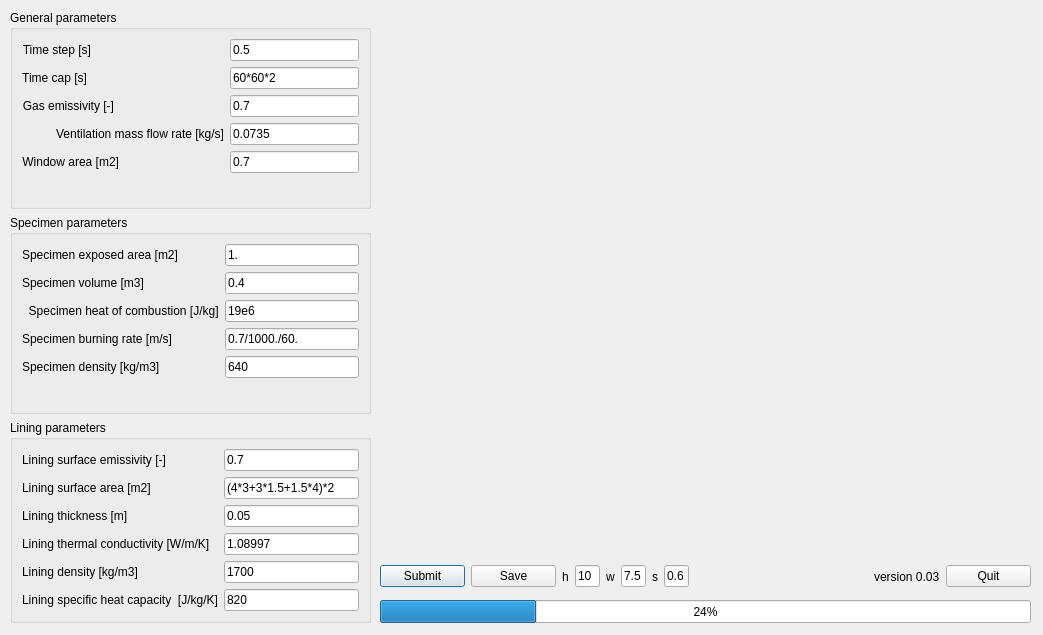
<?xml version="1.0" encoding="UTF-8"?>
<ui version="4.0">
 <class>Dialog</class>
 <widget class="QDialog" name="Dialog">
  <property name="geometry">
   <rect>
    <x>0</x>
    <y>0</y>
    <width>1043</width>
    <height>635</height>
   </rect>
  </property>
  <property name="sizePolicy">
   <sizepolicy hsizetype="Fixed" vsizetype="Fixed">
    <horstretch>0</horstretch>
    <verstretch>0</verstretch>
   </sizepolicy>
  </property>
  <property name="windowTitle">
   <string>Simplified Furnace Model</string>
  </property>
  <property name="windowIcon">
   <iconset>
    <normaloff>icon.png</normaloff>icon.png</iconset>
  </property>
  <widget class="QWidget" name="layoutWidget">
   <property name="geometry">
    <rect>
     <x>10</x>
     <y>10</y>
     <width>361</width>
     <height>613</height>
    </rect>
   </property>
   <layout class="QVBoxLayout" name="parametersLayout">
    <item>
     <widget class="QGroupBox" name="groupBox">
      <property name="enabled">
       <bool>true</bool>
      </property>
      <property name="title">
       <string>General parameters</string>
      </property>
      <layout class="QFormLayout" name="formLayout_3">
       <item row="0" column="0">
        <widget class="QLabel" name="label">
         <property name="text">
          <string>Time step [s]</string>
         </property>
         <property name="alignment">
          <set>Qt::AlignRight|Qt::AlignTrailing|Qt::AlignVCenter</set>
         </property>
        </widget>
       </item>
       <item row="0" column="1">
        <widget class="QLineEdit" name="lineEdit_timeStep">
         <property name="text">
          <string>0.5</string>
         </property>
        </widget>
       </item>
       <item row="1" column="0">
        <widget class="QLabel" name="label_2">
         <property name="text">
          <string>Time cap [s]</string>
         </property>
         <property name="alignment">
          <set>Qt::AlignRight|Qt::AlignTrailing|Qt::AlignVCenter</set>
         </property>
        </widget>
       </item>
       <item row="1" column="1">
        <widget class="QLineEdit" name="lineEdit_timeCap">
         <property name="text">
          <string>60*60*2</string>
         </property>
        </widget>
       </item>
       <item row="2" column="0">
        <widget class="QLabel" name="label_3">
         <property name="text">
          <string>Gas emissivity [-]</string>
         </property>
         <property name="alignment">
          <set>Qt::AlignRight|Qt::AlignTrailing|Qt::AlignVCenter</set>
         </property>
        </widget>
       </item>
       <item row="2" column="1">
        <widget class="QLineEdit" name="lineEdit_gasEmissivity">
         <property name="text">
          <string>0.7</string>
         </property>
        </widget>
       </item>
       <item row="3" column="0">
        <widget class="QLabel" name="label_11">
         <property name="text">
          <string>          Ventilation mass flow rate [kg/s]</string>
         </property>
         <property name="alignment">
          <set>Qt::AlignRight|Qt::AlignTrailing|Qt::AlignVCenter</set>
         </property>
        </widget>
       </item>
       <item row="3" column="1">
        <widget class="QLineEdit" name="lineEdit_ventMassFlowRate">
         <property name="text">
          <string>0.0735</string>
         </property>
        </widget>
       </item>
       <item row="4" column="0">
        <widget class="QLabel" name="label_15">
         <property name="text">
          <string>Window area [m2]</string>
         </property>
         <property name="alignment">
          <set>Qt::AlignRight|Qt::AlignTrailing|Qt::AlignVCenter</set>
         </property>
        </widget>
       </item>
       <item row="4" column="1">
        <widget class="QLineEdit" name="lineEdit_windowArea">
         <property name="text">
          <string>0.7</string>
         </property>
        </widget>
       </item>
      </layout>
     </widget>
    </item>
    <item>
     <widget class="QGroupBox" name="groupBox_2">
      <property name="title">
       <string>Specimen parameters</string>
      </property>
      <layout class="QFormLayout" name="formLayout_2">
       <item row="0" column="0">
        <widget class="QLabel" name="label_8">
         <property name="text">
          <string>Specimen exposed area [m2]</string>
         </property>
        </widget>
       </item>
       <item row="0" column="1">
        <widget class="QLineEdit" name="lineEdit_specimenExposedArea">
         <property name="text">
          <string>1.</string>
         </property>
        </widget>
       </item>
       <item row="1" column="0">
        <widget class="QLabel" name="label_9">
         <property name="text">
          <string>Specimen volume [m3]</string>
         </property>
        </widget>
       </item>
       <item row="1" column="1">
        <widget class="QLineEdit" name="lineEdit_specimenVolume">
         <property name="text">
          <string>0.4</string>
         </property>
        </widget>
       </item>
       <item row="2" column="0">
        <widget class="QLabel" name="label_10">
         <property name="text">
          <string>  Specimen heat of combustion [J/kg]</string>
         </property>
        </widget>
       </item>
       <item row="2" column="1">
        <widget class="QLineEdit" name="lineEdit_specimenHeatOfCombustion">
         <property name="text">
          <string>19e6</string>
         </property>
        </widget>
       </item>
       <item row="3" column="0">
        <widget class="QLabel" name="label_12">
         <property name="text">
          <string>Specimen burning rate [m/s]</string>
         </property>
        </widget>
       </item>
       <item row="3" column="1">
        <widget class="QLineEdit" name="lineEdit_specimenBurningRate">
         <property name="text">
          <string>0.7/1000./60.</string>
         </property>
        </widget>
       </item>
       <item row="4" column="0">
        <widget class="QLabel" name="label_13">
         <property name="text">
          <string>Specimen density [kg/m3]</string>
         </property>
        </widget>
       </item>
       <item row="4" column="1">
        <widget class="QLineEdit" name="lineEdit_specimenDensity">
         <property name="text">
          <string>640</string>
         </property>
        </widget>
       </item>
      </layout>
      <zorder>label_8</zorder>
      <zorder>lineEdit_specimenExposedArea</zorder>
      <zorder>label_9</zorder>
      <zorder>lineEdit_specimenVolume</zorder>
      <zorder>label_10</zorder>
      <zorder>lineEdit_specimenHeatOfCombustion</zorder>
      <zorder>label_12</zorder>
      <zorder>lineEdit_specimenBurningRate</zorder>
      <zorder>lineEdit_specimenDensity</zorder>
      <zorder>label_13</zorder>
      <zorder>groupBox_3</zorder>
     </widget>
    </item>
    <item>
     <widget class="QGroupBox" name="groupBox_3">
      <property name="title">
       <string>Lining parameters</string>
      </property>
      <layout class="QFormLayout" name="formLayout">
       <item row="0" column="0">
        <widget class="QLabel" name="label_7">
         <property name="text">
          <string>Lining surface emissivity [-]</string>
         </property>
        </widget>
       </item>
       <item row="0" column="1">
        <widget class="QLineEdit" name="lineEdit_liningSurfaceEmissivity">
         <property name="text">
          <string>0.7</string>
         </property>
        </widget>
       </item>
       <item row="1" column="0">
        <widget class="QLabel" name="label_22">
         <property name="text">
          <string>Lining surface area [m2]</string>
         </property>
        </widget>
       </item>
       <item row="1" column="1">
        <widget class="QLineEdit" name="lineEdit_liningSurfaceArea">
         <property name="text">
          <string>(4*3+3*1.5+1.5*4)*2</string>
         </property>
        </widget>
       </item>
       <item row="2" column="0">
        <widget class="QLabel" name="label_23">
         <property name="text">
          <string>Lining thickness [m]</string>
         </property>
        </widget>
       </item>
       <item row="2" column="1">
        <widget class="QLineEdit" name="lineEdit_liningThickness">
         <property name="text">
          <string>0.05</string>
         </property>
        </widget>
       </item>
       <item row="3" column="0">
        <widget class="QLabel" name="label_24">
         <property name="text">
          <string>Lining thermal conductivity [W/m/K]</string>
         </property>
        </widget>
       </item>
       <item row="3" column="1">
        <widget class="QLineEdit" name="lineEdit_liningThermalConductivity">
         <property name="text">
          <string>1.08997</string>
         </property>
        </widget>
       </item>
       <item row="4" column="0">
        <widget class="QLabel" name="label_25">
         <property name="text">
          <string>Lining density [kg/m3]</string>
         </property>
        </widget>
       </item>
       <item row="4" column="1">
        <widget class="QLineEdit" name="lineEdit_liningDensity">
         <property name="text">
          <string>1700</string>
         </property>
        </widget>
       </item>
       <item row="5" column="0">
        <widget class="QLabel" name="label_26">
         <property name="text">
          <string>Lining specific heat capacity  [J/kg/K]</string>
         </property>
        </widget>
       </item>
       <item row="5" column="1">
        <widget class="QLineEdit" name="lineEdit_liningSpecificHeat">
         <property name="text">
          <string>820</string>
         </property>
        </widget>
       </item>
      </layout>
      <zorder>lineEdit_liningSurfaceEmissivity</zorder>
      <zorder>label_7</zorder>
      <zorder>lineEdit_liningSurfaceArea</zorder>
      <zorder>label_22</zorder>
      <zorder>lineEdit_liningThickness</zorder>
      <zorder>label_23</zorder>
      <zorder>label_24</zorder>
      <zorder>lineEdit_liningThermalConductivity</zorder>
      <zorder>label_25</zorder>
      <zorder>lineEdit_liningDensity</zorder>
      <zorder>label_26</zorder>
      <zorder>lineEdit_liningSpecificHeat</zorder>
     </widget>
    </item>
   </layout>
  </widget>
  <widget class="QWidget" name="layoutWidget">
   <property name="geometry">
    <rect>
     <x>380</x>
     <y>560</y>
     <width>651</width>
     <height>33</height>
    </rect>
   </property>
   <layout class="QHBoxLayout" name="buttonsLayout">
    <item>
     <widget class="QPushButton" name="pushButton_submit">
      <property name="enabled">
       <bool>true</bool>
      </property>
      <property name="sizePolicy">
       <sizepolicy hsizetype="Minimum" vsizetype="Fixed">
        <horstretch>0</horstretch>
        <verstretch>0</verstretch>
       </sizepolicy>
      </property>
      <property name="minimumSize">
       <size>
        <width>85</width>
        <height>0</height>
       </size>
      </property>
      <property name="text">
       <string>Submit</string>
      </property>
     </widget>
    </item>
    <item>
     <widget class="QPushButton" name="pushButton_save">
      <property name="enabled">
       <bool>true</bool>
      </property>
      <property name="sizePolicy">
       <sizepolicy hsizetype="Minimum" vsizetype="Fixed">
        <horstretch>0</horstretch>
        <verstretch>0</verstretch>
       </sizepolicy>
      </property>
      <property name="minimumSize">
       <size>
        <width>85</width>
        <height>0</height>
       </size>
      </property>
      <property name="text">
       <string>Save</string>
      </property>
     </widget>
    </item>
    <item>
     <widget class="QLabel" name="label_4">
      <property name="sizePolicy">
       <sizepolicy hsizetype="Maximum" vsizetype="Preferred">
        <horstretch>0</horstretch>
        <verstretch>0</verstretch>
       </sizepolicy>
      </property>
      <property name="maximumSize">
       <size>
        <width>12</width>
        <height>16777215</height>
       </size>
      </property>
      <property name="text">
       <string>h</string>
      </property>
     </widget>
    </item>
    <item>
     <widget class="QLineEdit" name="lineEdit_figure_size_height">
      <property name="sizePolicy">
       <sizepolicy hsizetype="Maximum" vsizetype="Fixed">
        <horstretch>0</horstretch>
        <verstretch>0</verstretch>
       </sizepolicy>
      </property>
      <property name="maximumSize">
       <size>
        <width>25</width>
        <height>16777215</height>
       </size>
      </property>
      <property name="text">
       <string>10</string>
      </property>
     </widget>
    </item>
    <item>
     <widget class="QLabel" name="label_5">
      <property name="sizePolicy">
       <sizepolicy hsizetype="Maximum" vsizetype="Preferred">
        <horstretch>0</horstretch>
        <verstretch>0</verstretch>
       </sizepolicy>
      </property>
      <property name="maximumSize">
       <size>
        <width>12</width>
        <height>16777215</height>
       </size>
      </property>
      <property name="text">
       <string>w</string>
      </property>
     </widget>
    </item>
    <item>
     <widget class="QLineEdit" name="lineEdit_figure_size_width">
      <property name="sizePolicy">
       <sizepolicy hsizetype="Maximum" vsizetype="Fixed">
        <horstretch>0</horstretch>
        <verstretch>0</verstretch>
       </sizepolicy>
      </property>
      <property name="maximumSize">
       <size>
        <width>25</width>
        <height>16777215</height>
       </size>
      </property>
      <property name="text">
       <string>7.5</string>
      </property>
     </widget>
    </item>
    <item>
     <widget class="QLabel" name="label_6">
      <property name="sizePolicy">
       <sizepolicy hsizetype="Maximum" vsizetype="Preferred">
        <horstretch>0</horstretch>
        <verstretch>0</verstretch>
       </sizepolicy>
      </property>
      <property name="maximumSize">
       <size>
        <width>12</width>
        <height>16777215</height>
       </size>
      </property>
      <property name="text">
       <string>s</string>
      </property>
     </widget>
    </item>
    <item>
     <widget class="QLineEdit" name="lineEdit_figure_size_scale">
      <property name="sizePolicy">
       <sizepolicy hsizetype="Maximum" vsizetype="Fixed">
        <horstretch>0</horstretch>
        <verstretch>0</verstretch>
       </sizepolicy>
      </property>
      <property name="maximumSize">
       <size>
        <width>25</width>
        <height>16777215</height>
       </size>
      </property>
      <property name="text">
       <string>0.6</string>
      </property>
     </widget>
    </item>
    <item>
     <spacer name="horizontalSpacer">
      <property name="orientation">
       <enum>Qt::Horizontal</enum>
      </property>
      <property name="sizeHint" stdset="0">
       <size>
        <width>20</width>
        <height>20</height>
       </size>
      </property>
     </spacer>
    </item>
    <item>
     <widget class="QLabel" name="label_14">
      <property name="sizePolicy">
       <sizepolicy hsizetype="Maximum" vsizetype="Preferred">
        <horstretch>0</horstretch>
        <verstretch>0</verstretch>
       </sizepolicy>
      </property>
      <property name="maximumSize">
       <size>
        <width>80</width>
        <height>16777215</height>
       </size>
      </property>
      <property name="text">
       <string>version 0.03</string>
      </property>
     </widget>
    </item>
    <item>
     <widget class="QPushButton" name="pushButton_quit">
      <property name="enabled">
       <bool>true</bool>
      </property>
      <property name="minimumSize">
       <size>
        <width>85</width>
        <height>0</height>
       </size>
      </property>
      <property name="text">
       <string>Quit</string>
      </property>
     </widget>
    </item>
   </layout>
  </widget>
  <widget class="QWidget" name="layoutWidget">
   <property name="geometry">
    <rect>
     <x>380</x>
     <y>10</y>
     <width>651</width>
     <height>541</height>
    </rect>
   </property>
   <layout class="QVBoxLayout" name="mplvl">
    <item>
     <widget class="QWidget" name="mplwindow" native="true"/>
    </item>
   </layout>
  </widget>
  <widget class="QProgressBar" name="progressBar">
   <property name="geometry">
    <rect>
     <x>380</x>
     <y>600</y>
     <width>651</width>
     <height>23</height>
    </rect>
   </property>
   <property name="value">
    <number>24</number>
   </property>
  </widget>
 </widget>
 <resources/>
 <connections/>
</ui>
